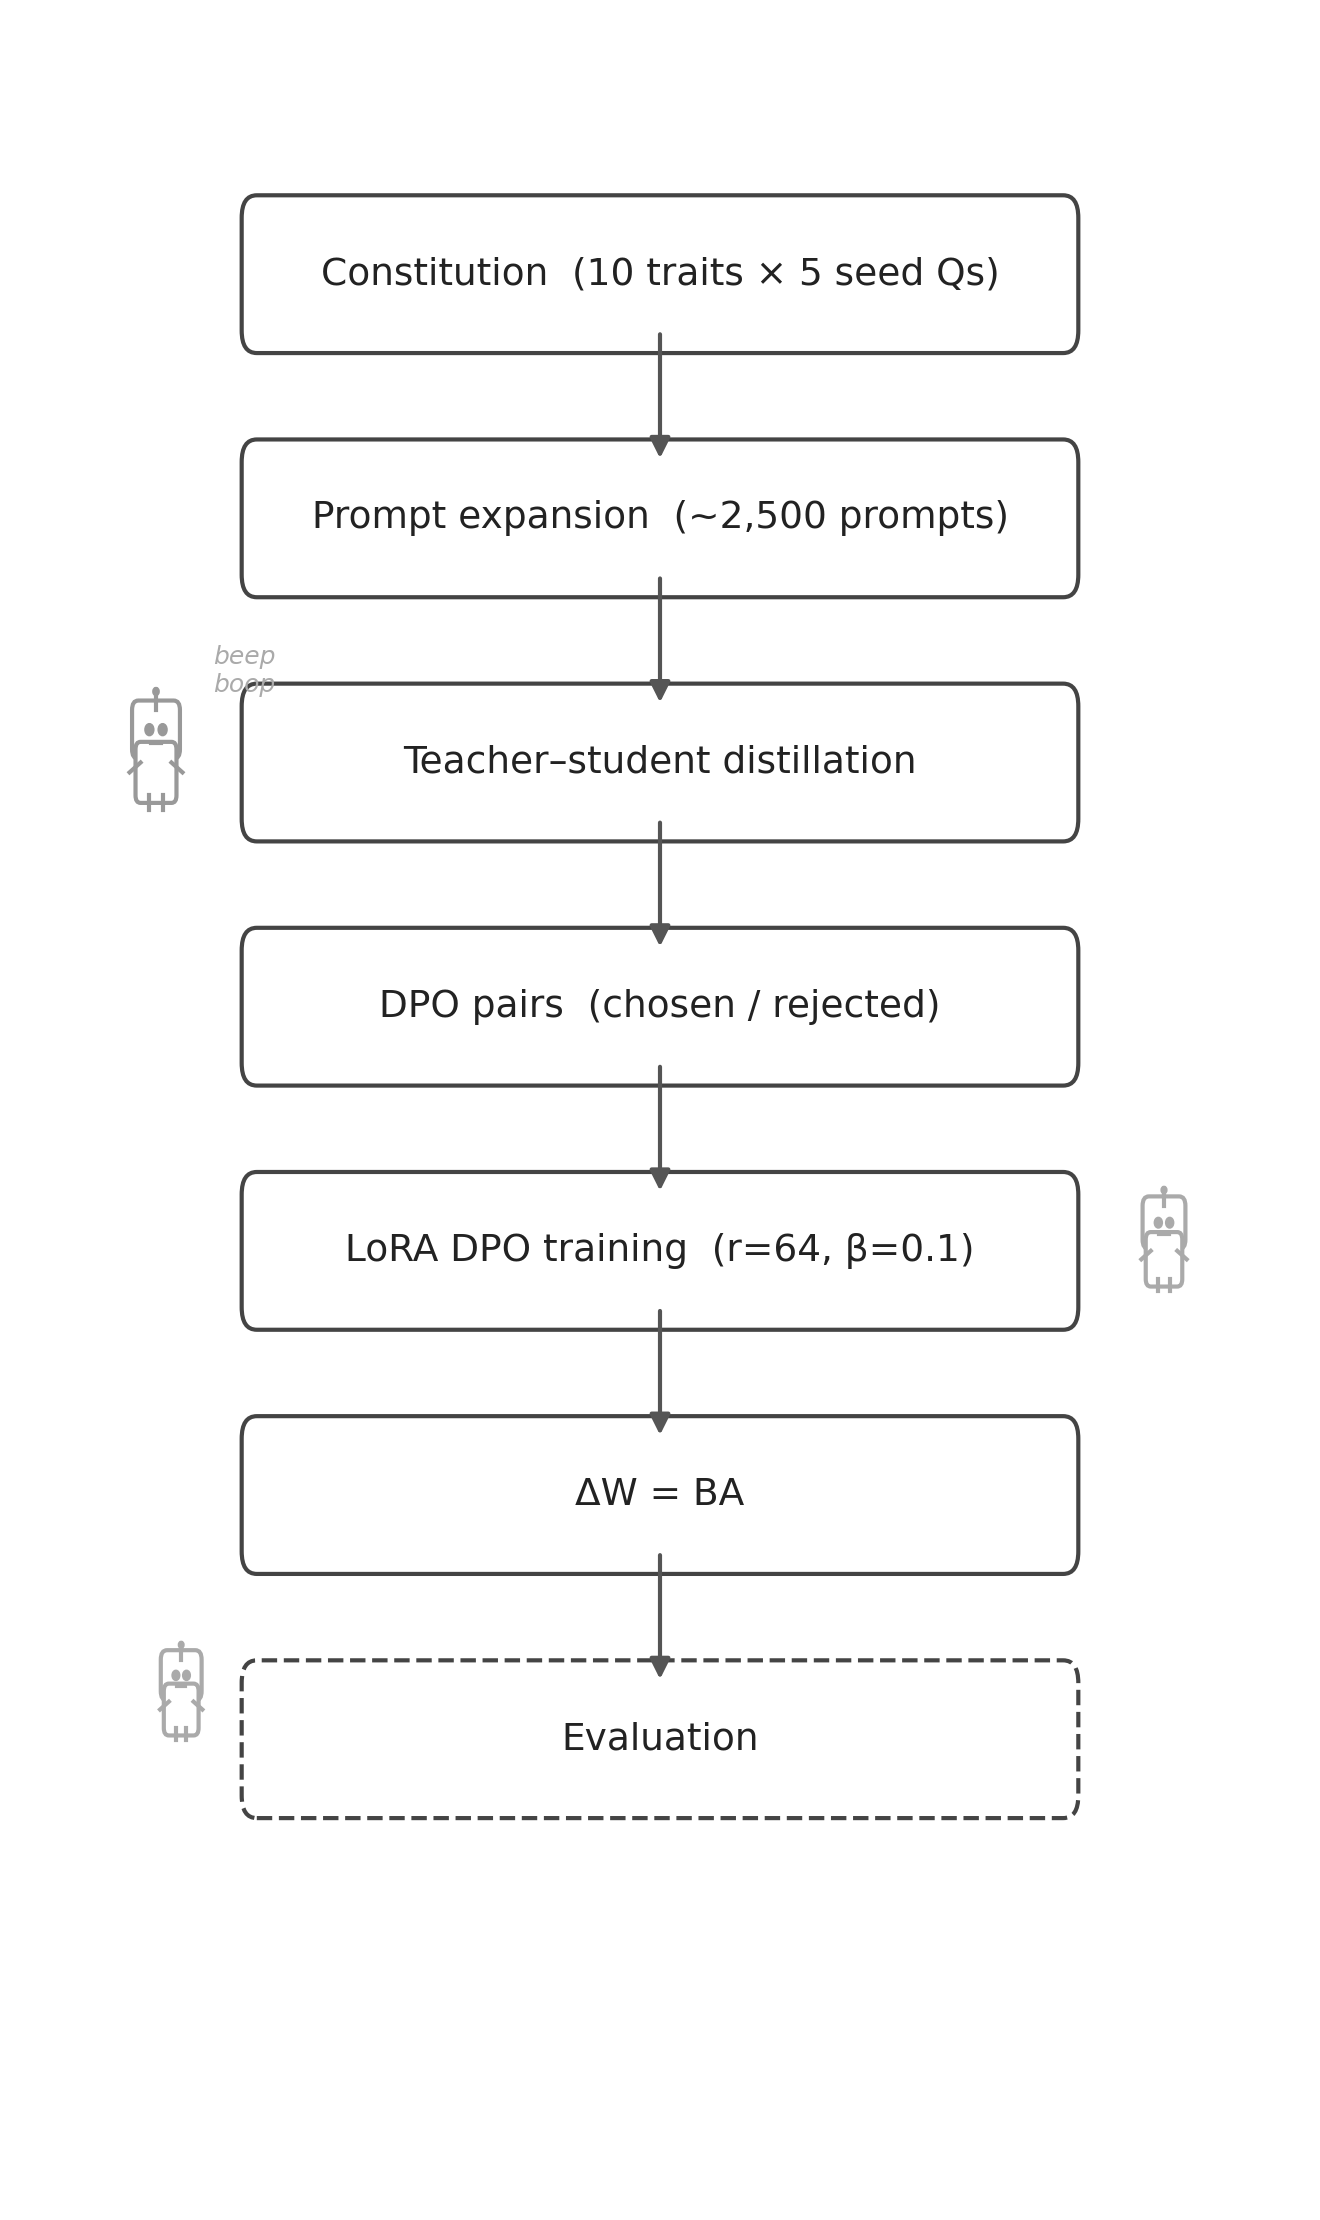

Here is the Python script that generated this plot:
"""Fun, minimal, vertical pipeline diagram with hand-drawn robot doodles."""
import matplotlib.pyplot as plt
import matplotlib.patches as mpatches
from matplotlib.patches import FancyBboxPatch, FancyArrowPatch, Circle
import matplotlib.lines as mlines
import numpy as np


def draw_robot(ax, cx, cy, scale=0.3, color="#888888"):
    """Draw a cute little robot at (cx, cy)."""
    s = scale
    # Head
    head = FancyBboxPatch((cx - 0.4*s, cy + 0.2*s), 0.8*s, 0.6*s,
                          boxstyle="round,pad=0.05", facecolor="white",
                          edgecolor=color, linewidth=1.0)
    ax.add_patch(head)
    # Eyes
    ax.add_patch(Circle((cx - 0.15*s, cy + 0.5*s), 0.07*s, fc=color, ec=color))
    ax.add_patch(Circle((cx + 0.15*s, cy + 0.5*s), 0.07*s, fc=color, ec=color))
    # Mouth
    ax.plot([cx - 0.12*s, cx + 0.12*s], [cy + 0.3*s, cy + 0.3*s],
            color=color, lw=1.0)
    # Antenna
    ax.plot([cx, cx], [cy + 0.8*s, cy + 1.05*s], color=color, lw=1.0)
    ax.add_patch(Circle((cx, cy + 1.08*s), 0.04*s, fc=color, ec=color))
    # Body
    body = FancyBboxPatch((cx - 0.35*s, cy - 0.5*s), 0.7*s, 0.7*s,
                          boxstyle="round,pad=0.04", facecolor="white",
                          edgecolor=color, linewidth=1.0)
    ax.add_patch(body)
    # Arms
    ax.plot([cx - 0.35*s, cx - 0.6*s], [cy + 0.0*s, cy - 0.15*s],
            color=color, lw=1.0)
    ax.plot([cx + 0.35*s, cx + 0.6*s], [cy + 0.0*s, cy - 0.15*s],
            color=color, lw=1.0)
    # Legs
    ax.plot([cx - 0.15*s, cx - 0.15*s], [cy - 0.5*s, cy - 0.72*s],
            color=color, lw=1.0)
    ax.plot([cx + 0.15*s, cx + 0.15*s], [cy - 0.5*s, cy - 0.72*s],
            color=color, lw=1.0)


fig, ax = plt.subplots(figsize=(4.5, 7.5))
ax.set_xlim(0, 10)
ax.set_ylim(0, 11.5)
ax.axis("off")

# Steps
steps = [
    (10.2, "Constitution  (10 traits × 5 seed Qs)"),
    (8.9,  "Prompt expansion  (~2,500 prompts)"),
    (7.6,  "Teacher–student distillation"),
    (6.3,  "DPO pairs  (chosen / rejected)"),
    (5.0,  "LoRA DPO training  (r=64, β=0.1)"),
    (3.7,  "ΔW = BA"),
    (2.4,  "Evaluation"),
]

box_w, box_h = 6.4, 0.6
x_center = 5.0

for i, (y, label) in enumerate(steps):
    ls = "--" if i == len(steps) - 1 else "-"
    box = FancyBboxPatch(
        (x_center - box_w / 2, y - box_h / 2),
        box_w, box_h,
        boxstyle="round,pad=0.12",
        facecolor="white",
        edgecolor="#444444",
        linewidth=1.0,
        linestyle=ls,
    )
    ax.add_patch(box)
    ax.text(x_center, y, label, ha="center", va="center",
            fontsize=9, fontfamily="sans-serif", color="#222222")

# Arrows
for i in range(len(steps) - 1):
    y_from = steps[i][0] - box_h / 2 - 0.02
    y_to = steps[i + 1][0] + box_h / 2 + 0.02
    ax.annotate(
        "", xy=(x_center, y_to), xytext=(x_center, y_from),
        arrowprops=dict(arrowstyle="-|>", color="#555555", lw=1.0,
                        shrinkA=0, shrinkB=0),
    )

# Robots scattered around
draw_robot(ax, 1.0, 7.6, scale=0.35, color="#999999")   # next to distillation
draw_robot(ax, 9.0, 5.0, scale=0.30, color="#AAAAAA")   # next to training
draw_robot(ax, 1.2, 2.6, scale=0.28, color="#AAAAAA")   # next to eval

# Little speech bubble from the distillation robot
ax.annotate(
    "beep\nboop",
    xy=(1.45, 7.95),
    fontsize=6, color="#AAAAAA", fontstyle="italic",
    ha="left", va="bottom",
)

plt.tight_layout()
fig.savefig("/workspace/OpenCharacterTraining/pipeline_diagram.pdf",
            bbox_inches="tight", dpi=300)
fig.savefig("/workspace/OpenCharacterTraining/pipeline_diagram.png",
            bbox_inches="tight", dpi=300)
print("Done.")
